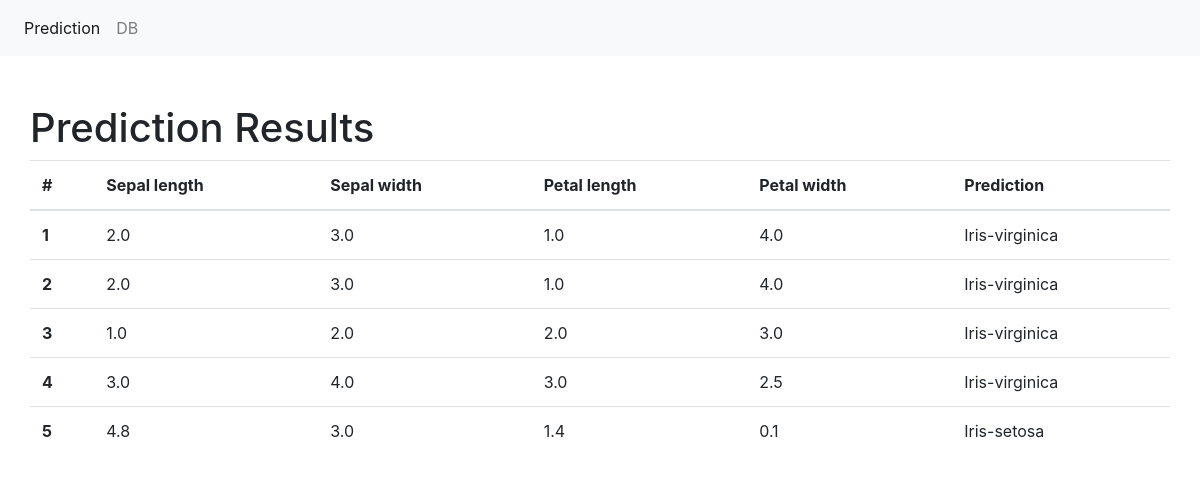
The app's page /results/ with its own data.
### ML_Iris_web/models.py (models this page shows, shortened)
class PredResults(models.Model):
    sepal_length = models.FloatField()
    sepal_width = models.FloatField()
    petal_length = models.FloatField()
    petal_width = models.FloatField()
    classification = models.CharField(max_length=30)

### ML_Iris_web/views.py (the view)
# urls.py: path('results/', views.view_results, name='results'),
def view_results(request):
    data = {"dataset": PredResults.objects.all()}
    return render(request, "results.html", data)

### ML_Iris_web/templates/results.html
{% extends "base.html" %}
{% block main %}
    <div class="container pt-5">
        <div class="row">
        <h1>Prediction Results</h1>
            <table class="table">
                <thead>
                <tr>
                <th scope="col">#</th>
                <th scope="col">Sepal length</th>
                <th scope="col">Sepal width</th>
                <th scope="col">Petal length</th>
                <th scope="col">Petal width</th>
                <th scope="col">Prediction</th>
                </tr>
                </thead>
                <tbody>
                {% for data in dataset %}
                    <tr>
                    <th scope="row">{{ data.id }}</th>
                    <td>{{ data.sepal_length }}</td>
                    <td>{{ data.sepal_width }}</td>
                    <td>{{ data.petal_length }}</td>
                    <td>{{ data.petal_width }}</td>
                    <td>{{ data.classification }}</td>
                    </tr>
                {% endfor %}
                </tbody>
            </table>
        </div>
    </div>
{% endblock %}

### ML_Iris_web/templates/base.html (shortened to what this page needs)
<!doctype html>
<html lang="en">
    <head>
    <link rel="stylesheet" href="https://stackpath.bootstrapcdn.com/bootstrap/4.4.1/css/bootstrap.min.css">
    </head>
    <body>
    <nav class="navbar navbar-expand-lg navbar-light bg-light">
        <div class="collapse navbar-collapse" id="navbarSupportedContent">
            <ul class="navbar-nav mr-auto">
                <li class="nav-item active">
                    <a class="nav-link" href="/">Prediction <span class="sr-only">(current)</span></a>
                </li>
                <li class="nav-item">
                    <a class="nav-link" href="/results">DB</a>
                </li>
            </ul>
        </div>
    </nav>
    {% block main %}
    {% endblock %}
    </body>
</html>

### records on screen
PredResults: id "1", sepal_length "2.0", sepal_width "3.0", petal_length "1.0", petal_width "4.0", classification "Iris-virginica"
PredResults: id "2", sepal_length "2.0", sepal_width "3.0", petal_length "1.0", petal_width "4.0", classification "Iris-virginica"
PredResults: id "3", sepal_length "1.0", sepal_width "2.0", petal_length "2.0", petal_width "3.0", classification "Iris-virginica"
PredResults: id "4", sepal_length "3.0", sepal_width "4.0", petal_length "3.0", petal_width "2.5", classification "Iris-virginica"
PredResults: id "5", sepal_length "4.8", sepal_width "3.0", petal_length "1.4", petal_width "0.1", classification "Iris-setosa"
